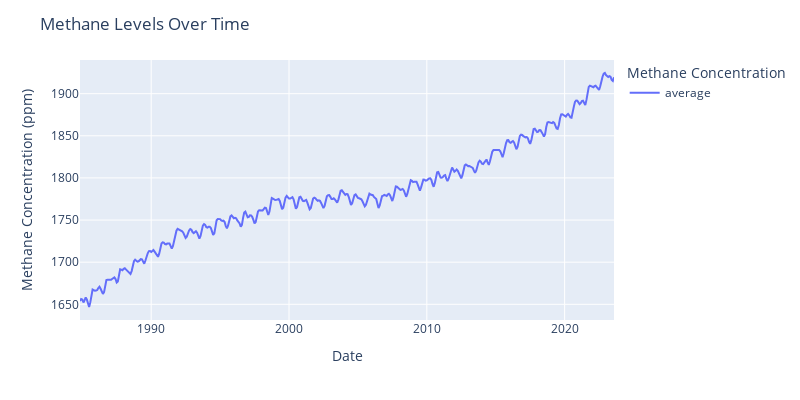

Here is the notebook cell this chart was saved with:
### Code cell
# Line plot - Methane

fig = px.line(df3_methane, x='date', y=['average'], labels={'variable': 'Methane Concentration', 'value': 'Concentration'})
fig.update_layout(title='Methane Levels Over Time', xaxis_title='Date', yaxis_title='Methane Concentration (ppm)')
fig.update_layout(width=800, height=400)
fig.show()

### Figure 1 — Plotly figure (JSON) as saved in the notebook; plotly's stock layout.template omitted (floating-point values rounded to 4 significant figures; data arrays with more than 128 entries replaced by an {"elided": "..."} marker saying what was removed)
{"data": [{"hovertemplate": "Methane Concentration=average<br>date=%{x}<br>Concentration=%{y}<extra></extra>", "legendgroup": "average", "line": {"color": "#636efa", "dash": "solid"}, "marker": {"symbol": "circle"}, "mode": "lines", "name": "average", "orientation": "v", "showlegend": true, "type": "scatter", "x": {"elided": "466 str values"}, "xaxis": "x", "y": {"elided": "466 float values"}, "yaxis": "y"}], "layout": {"height": 400, "legend": {"title": {"text": "Methane Concentration"}, "tracegroupgap": 0}, "margin": {"t": 60}, "title": {"text": "Methane Levels Over Time"}, "width": 800, "xaxis": {"anchor": "y", "domain": [0, 1], "title": {"text": "Date"}}, "yaxis": {"anchor": "x", "domain": [0, 1], "title": {"text": "Methane Concentration (ppm)"}}}}
